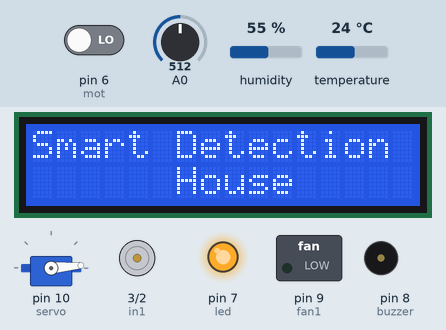
Simulated run of this sketch. Board: Arduino Uno, built with avr-gcc and run on an emulated ATmega328P. Parts: servo, 16×2 character LCD, motor-driver pin pairs drawn as motors (green arrow = first pin HIGH = forward, orange = second pin HIGH = backward, longer = more drive, scaled by the enable pin), switched loads named in the sketch (green lamp = pin HIGH), output pins drawn as LEDs (lit = HIGH), buzzer (waves = sounding, pin HIGH). The inputs (shaded band) are chosen by the test bench; at power-on: pin 6 (mot) LOW, A0 = 512, temperature 24 °C, humidity 55 %. What the sketch prints to the serial monitor is not drawn.

Above: at 1.2 s.
1.3 s: pin 6 (mot) driven HIGH
At 3.3 s:
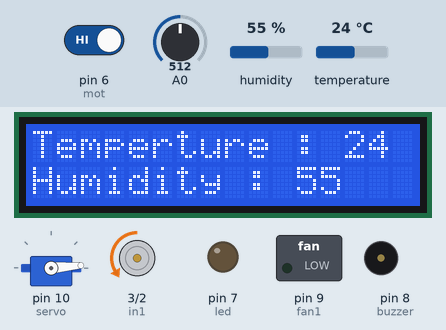
7.4 s: A0 set to 588
13.5 s: A0 set to 607
At 17.8 s:
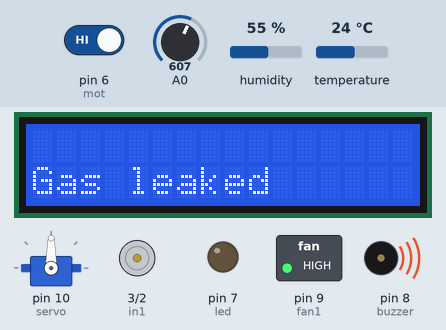
25.0 s: A0 set to 590
At 28.2 s:
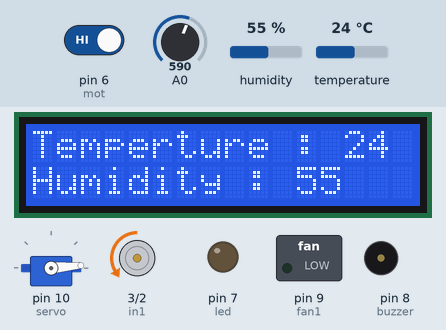
29.0 s: temperature set to 28 °C
At 33.7 s:
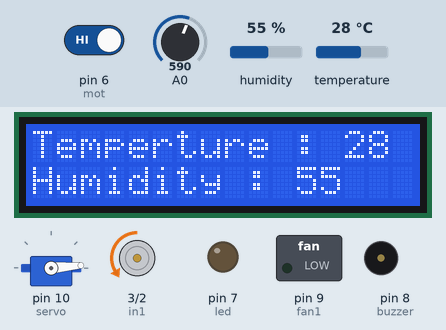
34.0 s: temperature set to 31 °C
At 37.9 s:
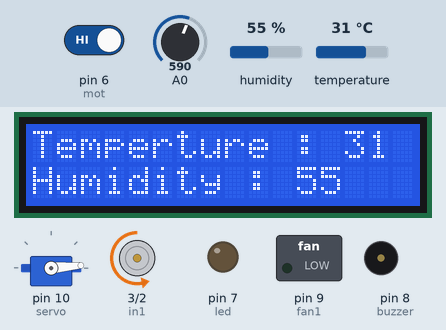
Timing chart, 0 to 47.2 s (numbered marks = the images above; inputs shaded):
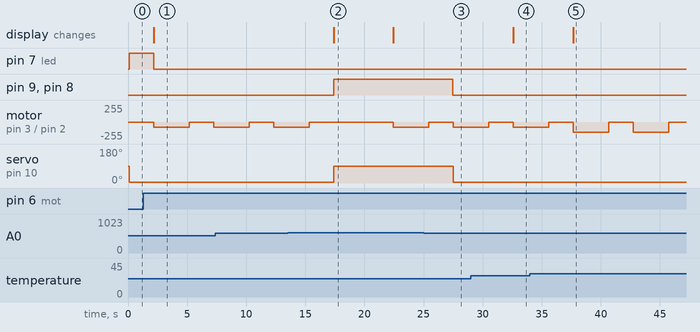

The sketch:

Smart_House.ino
```cpp
#include<Servo.h>
#include<DHT.h>
#include<Wire.h>
#include<LiquidCrystal_I2C.h>
Servo servo;
LiquidCrystal_I2C lcd(0x27,16,2);

int buzzer=8;
int fan1= 9, in1=3,in2=2,ena=11;
int gasValue,motion,flag=0;
int led = 7;
int mot=6; //motion sensor-
int DHTPIN=5;
#define DHTTYPE DHT11
DHT dht(DHTPIN, DHTTYPE);
void setup()
{
  // put your setup code here, to run once:
    Serial.begin(9600);
    pinMode(buzzer,OUTPUT);
    pinMode(fan1,OUTPUT);
    servo.attach(10);
    pinMode(led,OUTPUT);
    pinMode(mot,INPUT);
    pinMode(in1,OUTPUT);
    pinMode(in2,OUTPUT);
    pinMode(ena,OUTPUT);
    dht.begin();
    lcd.init();
    lcd.backlight();
}

void fan(int sp)
{
    analogWrite(11,sp);
    digitalWrite(3,LOW);
    digitalWrite(2,HIGH);
    delay(3000);
    digitalWrite(2,LOW);
}

void displayTem(int t,int h)
{
    lcd.clear();
    lcd.setCursor(0,0);
    lcd.print(String("Temperture : ") + String(t));
    lcd.setCursor(0,1);
    lcd.print(String("Humidity : ") + String(h));
}

void loop()
 {
  // put your main code here, to run repeatedly:
    lcd.clear();
    lcd.setCursor(0,0);
    lcd.print("Smart Detection");
    lcd.setCursor(6,1);
    lcd.print("House");
    gasValue = analogRead(A0);
    float t = dht.readTemperature();
    float h = dht.readHumidity();
    motion = digitalRead(mot);
        //If condition for gas sensor
    Serial.print(gasValue);
    Serial.print("\n");
    Serial.print(motion);
    Serial.print("\n");
    if(gasValue<600)
    {
      if(flag==0)
      {
        digitalWrite(buzzer,LOW);
        digitalWrite(fan1,LOW);
        servo.write(5);
        flag=1;
      }
    }
    else
    {
      lcd.clear();
      lcd.setCursor(0,1);
      lcd.print("Gas leaked");
      digitalWrite(buzzer,HIGH);
      digitalWrite(fan1,HIGH);
      servo.write(90);
      flag=0;
      delay(5000);
    }
        // If condition for motion sensor
    if(motion==1)
    {
      digitalWrite(led,LOW);
      displayTem(t,h);
      if(t>=33)
      {
        fan(255);
      }
      else if(t>=30 && t<33)
      {
        fan(150);
      }
      else
      {
        fan(75);
      }
    }
    else
    {
      digitalWrite(led,HIGH);
    }
    delay(2000);
}
```

Measured:
- the behaviour switches between 599 and 600 on A0 (found by bisection; images 1 and 2)
- the behaviour switches between 29 and 30 °C on temperature (found by bisection; images 4 and 5)
- after the input at 1.3 s, pin 7 (led): HIGH → LOW after 0.86 s; motor on pin 3 (in1) / pin 2 (in2): stopped → backward 75/255 after 0.89 s, → stopped 3.0 s later, → backward 75/255 2.1 s later; the display: changes after 0.89 s (image 1)
- after the input at 13.5 s, pin 9 (fan1), pin 8 (buzzer): LOW → HIGH after 3.9 s; servo on pin 10 (servo): 5° → 90° after 3.9 s; the display: changes after 3.9 s (image 2)
- after the input at 25.0 s, pin 9 (fan1), pin 8 (buzzer): HIGH → LOW after 2.5 s; servo on pin 10 (servo): 90° → 5° after 2.5 s
- after the input at 29.0 s, the display: changes after 3.6 s (image 4)
- after the input at 34.0 s, the display: changes after 3.7 s (image 5)
